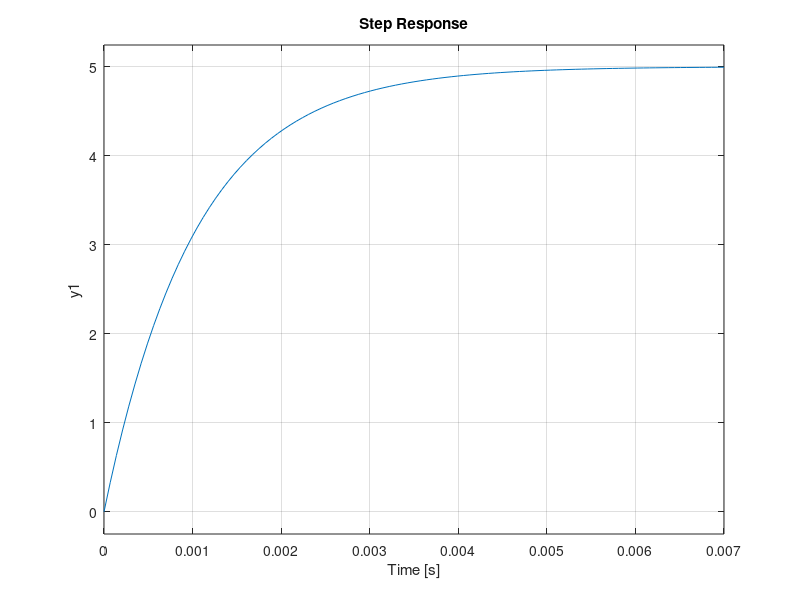

Write MATLAB code to recreate this figure. (Note: this script raises an error after producing the figure.)
% RC low-pass solo challenge: R = 2.2 kOhm, C = 470 nF (written from memory)
R = 2.2e3;
C = 470e-9;
tau = R*C;
fc = 1/(2*pi*tau);

s = tf('s');
H = 1/(1+s*R*C);

figure; step(5*H); grid on;
figure; h = bodeplot(H); setoptions(h, 'FreqUnits', 'Hz'); grid on;
